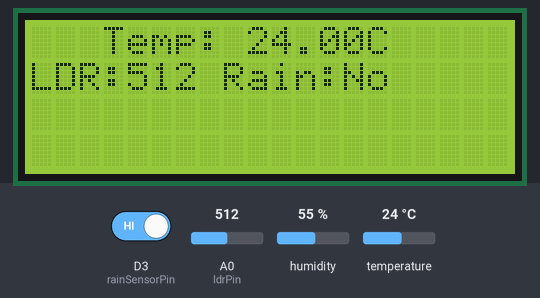
A sketch run on a simulated ESP8266 (NodeMCU). On the bench: 20×4 character LCD. The test bench sets the inputs (shaded band); at power-on: D3 (rainSensorPin) HIGH, temperature 24 °C, A0 (ldrPin) = 512, humidity 55 %. WiFi joins after 1.5 s; servers stay silent unless stated; what the sketch prints to the serial monitor is not drawn.

Above: at 3.2 s.
3.3 s: D3 (rainSensorPin) driven LOW
At 8.1 s:
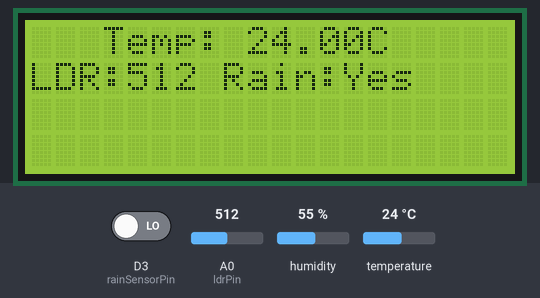
9.3 s: temperature set to 12 °C
At 13.6 s:
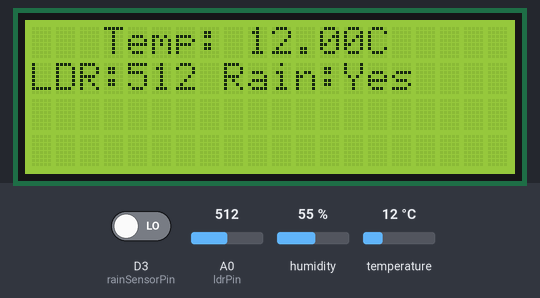
15.3 s: A0 (ldrPin) set to 716
At 19.0 s:
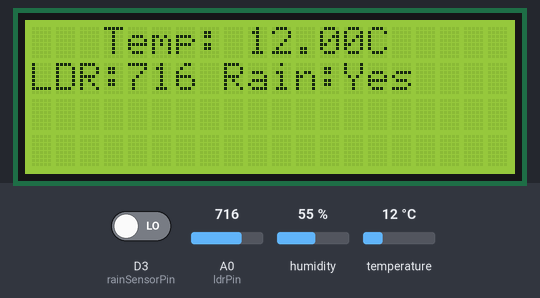
21.3 s: temperature set to 19 °C
27.3 s: A0 (ldrPin) set to 900
At 29.8 s:
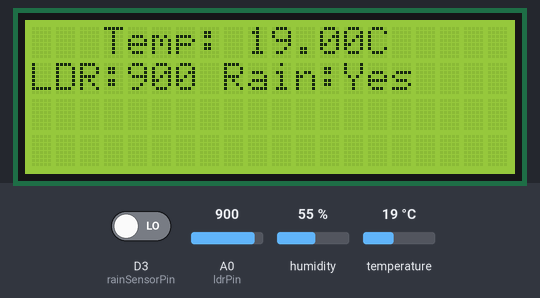
33.3 s: D3 (rainSensorPin) driven HIGH
At 35.0 s:
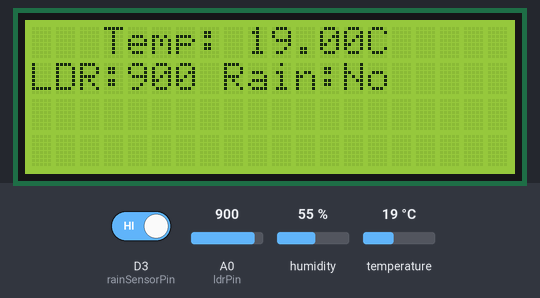
Timing chart, 0 to 36.5 s (numbered marks = the images above; inputs shaded):
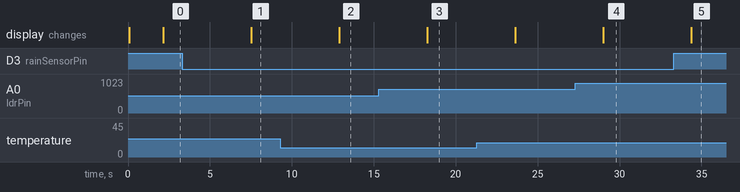

Measured:
- after the input at 3.3 s, the display: changes after 4.2 s (image 1)
- after the input at 9.3 s, the display: changes after 3.6 s (image 2)
- after the input at 15.3 s, the display: changes after 3.0 s (image 3)
- after the input at 27.3 s, the display: changes after 1.7 s (image 4)
- after the input at 33.3 s, the display: changes after 1.1 s (image 5)

The sketch:

code.ino
```cpp
#include <ESP8266WiFi.h>
#include <DHT.h>
#include <ThingSpeak.h>
#include <Wire.h>       // Include the Wire library for I2C communication
#include <LiquidCrystal_I2C.h>  // Include the LiquidCrystal I2C library

// Replace with your network credentials
const char* ssid = "Redmi12";
const char* password = "12345678";

// DHT sensor settings
#define DHTPIN D4       // DHT data pin (e.g., D2)
#define DHTTYPE DHT11  // DHT sensor type
DHT dht(DHTPIN, DHTTYPE);

// LDR sensor settings
const int ldrPin = A0;  // LDR sensor connected to analog pin A0

// Rain sensor settings
const int rainSensorPin = D3;  // Rain sensor connected to digital pin D1

// ThingSpeak settings
const char* server = "api.thingspeak.com";
const char* writeAPIKey = "WGFI8LV88T39KIWY";

WiFiClient client;

// LCD display settings
LiquidCrystal_I2C lcd(0x27, 20, 4);  // Change the I2C address and display size if needed

void setup() {
  Serial.begin(9600);
  delay(10);

  // Initialize the LCD display
  lcd.init();
  lcd.backlight();

  // Connect to Wi-Fi
  WiFi.begin(ssid, password);
  while (WiFi.status() != WL_CONNECTED) {
    delay(1000);
    Serial.println("Connecting to WiFi...");
  }
  Serial.println("Connected to WiFi");

  dht.begin();
  ThingSpeak.begin(client);
}

void loop() {
  // Read data from the DHT sensor
  float temperature = dht.readTemperature();
  float humidity = dht.readHumidity();

  // Read data from the LDR sensor
  int ldrValue = analogRead(ldrPin);

  // Read data from the rain sensor
  int rainValue = digitalRead(rainSensorPin);

  // Print data to the serial monitor
  Serial.print("Temperature: ");
  Serial.println(temperature);
  Serial.print("Humidity: ");
  Serial.println(humidity);
  Serial.print("LDR Value: ");
  Serial.println(ldrValue);
  Serial.print("Rain State: ");
  Serial.println(rainValue == HIGH ? "No Rain" : "Rain Detected");

  // Display data on the LCD
  lcd.clear();
  lcd.setCursor(3, 0);
  lcd.print("Temp: ");
  lcd.print(temperature);
  lcd.print("C");
  lcd.setCursor(0, 1);
  lcd.print("LDR:");
  lcd.print(ldrValue);
  lcd.setCursor(8, 1);
  lcd.print("Rain:");
  lcd.print(rainValue == HIGH ? "No" : "Yes");

  // Send data to ThingSpeak
  ThingSpeak.setField(1, temperature);
  ThingSpeak.setField(2, humidity);
  ThingSpeak.setField(3, ldrValue);
  ThingSpeak.setField(4, rainValue);

  int status = ThingSpeak.writeFields(2336604, writeAPIKey);

  if (status == 200) {
    Serial.println("Data sent to ThingSpeak successfully.");
  } else {
    Serial.println("Failed to send data to ThingSpeak.");
  }

  delay(5000); // Delay for 5 seconds before reading the sensors again
}
```
